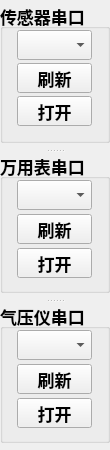
     <widget class="QSplitter" name="splitter_2">
      <property name="sizePolicy">
       <sizepolicy hsizetype="Preferred" vsizetype="Fixed">
        <horstretch>0</horstretch>
        <verstretch>0</verstretch>
       </sizepolicy>
      </property>
      <property name="minimumSize">
       <size>
        <width>110</width>
        <height>450</height>
       </size>
      </property>
      <property name="maximumSize">
       <size>
        <width>110</width>
        <height>430</height>
       </size>
      </property>
      <property name="orientation">
       <enum>Qt::Vertical</enum>
      </property>
      <widget class="QGroupBox" name="groupBox">
       <property name="minimumSize">
        <size>
         <width>95</width>
         <height>140</height>
        </size>
       </property>
       <property name="maximumSize">
        <size>
         <width>110</width>
         <height>140</height>
        </size>
       </property>
       <property name="font">
        <font>
         <pointsize>13</pointsize>
         <weight>75</weight>
         <bold>true</bold>
        </font>
       </property>
       <property name="title">
        <string>传感器串口</string>
       </property>
       <widget class="QPushButton" name="pushButton_2">
        <property name="geometry">
         <rect>
          <x>17</x>
          <y>93</y>
          <width>75</width>
          <height>30</height>
         </rect>
        </property>
        <property name="minimumSize">
         <size>
          <width>75</width>
          <height>30</height>
         </size>
        </property>
        <property name="font">
         <font>
          <pointsize>13</pointsize>
          <weight>75</weight>
          <bold>true</bold>
         </font>
        </property>
        <property name="styleSheet">
         <string notr="true"/>
        </property>
        <property name="text">
         <string>打开</string>
        </property>
       </widget>
       <widget class="QPushButton" name="pushButton">
        <property name="geometry">
         <rect>
          <x>17</x>
          <y>60</y>
          <width>75</width>
          <height>30</height>
         </rect>
        </property>
        <property name="minimumSize">
         <size>
          <width>75</width>
          <height>30</height>
         </size>
        </property>
        <property name="font">
         <font>
          <pointsize>13</pointsize>
          <weight>75</weight>
          <bold>true</bold>
         </font>
        </property>
        <property name="styleSheet">
         <string notr="true"/>
        </property>
        <property name="text">
         <string>刷新</string>
        </property>
       </widget>
       <widget class="QComboBox" name="comboBox">
        <property name="geometry">
         <rect>
          <x>17</x>
          <y>27</y>
          <width>75</width>
          <height>30</height>
         </rect>
        </property>
        <property name="minimumSize">
         <size>
          <width>0</width>
          <height>30</height>
         </size>
        </property>
        <property name="maximumSize">
         <size>
          <width>75</width>
          <height>16777215</height>
         </size>
        </property>
        <property name="font">
         <font>
          <pointsize>13</pointsize>
         </font>
        </property>
       </widget>
      </widget>
      <widget class="QGroupBox" name="groupBox_2">
       <property name="minimumSize">
        <size>
         <width>95</width>
         <height>140</height>
        </size>
       </property>
       <property name="maximumSize">
        <size>
         <width>110</width>
         <height>140</height>
        </size>
       </property>
       <property name="font">
        <font>
         <pointsize>13</pointsize>
         <weight>75</weight>
         <bold>true</bold>
        </font>
       </property>
       <property name="title">
        <string>万用表串口</string>
       </property>
       <widget class="QComboBox" name="comboBox_2">
        <property name="geometry">
         <rect>
          <x>17</x>
          <y>27</y>
          <width>75</width>
          <height>30</height>
         </rect>
        </property>
        <property name="minimumSize">
         <size>
          <width>0</width>
          <height>30</height>
         </size>
        </property>
        <property name="maximumSize">
         <size>
          <width>75</width>
          <height>16777215</height>
         </size>
        </property>
        <property name="font">
         <font>
          <pointsize>13</pointsize>
         </font>
        </property>
       </widget>
       <widget class="QPushButton" name="pushButton_4">
        <property name="geometry">
         <rect>
          <x>17</x>
          <y>95</y>
          <width>75</width>
          <height>30</height>
         </rect>
        </property>
        <property name="minimumSize">
         <size>
          <width>75</width>
          <height>30</height>
         </size>
        </property>
        <property name="font">
         <font>
          <pointsize>13</pointsize>
          <weight>75</weight>
          <bold>true</bold>
         </font>
        </property>
        <property name="styleSheet">
         <string notr="true"/>
        </property>
        <property name="text">
         <string>打开</string>
        </property>
       </widget>
       <widget class="QPushButton" name="pushButton_3">
        <property name="geometry">
         <rect>
          <x>17</x>
          <y>61</y>
          <width>75</width>
          <height>30</height>
         </rect>
        </property>
        <property name="minimumSize">
         <size>
          <width>75</width>
          <height>30</height>
         </size>
        </property>
        <property name="font">
         <font>
          <pointsize>13</pointsize>
          <weight>75</weight>
          <bold>true</bold>
         </font>
        </property>
        <property name="styleSheet">
         <string notr="true"/>
        </property>
        <property name="text">
         <string>刷新</string>
        </property>
       </widget>
      </widget>
      <widget class="QGroupBox" name="groupBox_3">
       <property name="minimumSize">
        <size>
         <width>95</width>
         <height>140</height>
        </size>
       </property>
       <property name="maximumSize">
        <size>
         <width>110</width>
         <height>140</height>
        </size>
       </property>
       <property name="font">
        <font>
         <pointsize>13</pointsize>
         <weight>75</weight>
         <bold>true</bold>
        </font>
       </property>
       <property name="title">
        <string>气压仪串口</string>
       </property>
       <widget class="QComboBox" name="comboBox_3">
        <property name="geometry">
         <rect>
          <x>17</x>
          <y>27</y>
          <width>75</width>
          <height>30</height>
         </rect>
        </property>
        <property name="sizePolicy">
         <sizepolicy hsizetype="Fixed" vsizetype="Fixed">
          <horstretch>0</horstretch>
          <verstretch>0</verstretch>
         </sizepolicy>
        </property>
        <property name="minimumSize">
         <size>
          <width>0</width>
          <height>30</height>
         </size>
        </property>
        <property name="maximumSize">
         <size>
          <width>75</width>
          <height>30</height>
         </size>
        </property>
        <property name="font">
         <font>
          <pointsize>13</pointsize>
         </font>
        </property>
       </widget>
       <widget class="QPushButton" name="pushButton_5">
        <property name="geometry">
         <rect>
          <x>17</x>
          <y>61</y>
          <width>75</width>
          <height>30</height>
         </rect>
        </property>
        <property name="minimumSize">
         <size>
          <width>75</width>
          <height>30</height>
         </size>
        </property>
        <property name="maximumSize">
         <size>
          <width>75</width>
          <height>30</height>
         </size>
        </property>
        <property name="font">
         <font>
          <pointsize>13</pointsize>
          <weight>75</weight>
          <bold>true</bold>
         </font>
        </property>
        <property name="styleSheet">
         <string notr="true"/>
        </property>
        <property name="text">
         <string>刷新</string>
        </property>
       </widget>
       <widget class="QPushButton" name="pushButton_6">
        <property name="geometry">
         <rect>
          <x>17</x>
          <y>95</y>
          <width>75</width>
          <height>30</height>
         </rect>
        </property>
        <property name="minimumSize">
         <size>
          <width>75</width>
          <height>30</height>
         </size>
        </property>
        <property name="maximumSize">
         <size>
          <width>75</width>
          <height>30</height>
         </size>
        </property>
        <property name="font">
         <font>
          <pointsize>13</pointsize>
          <weight>75</weight>
          <bold>true</bold>
         </font>
        </property>
        <property name="styleSheet">
         <string notr="true"/>
        </property>
        <property name="text">
         <string>打开</string>
        </property>
       </widget>
      </widget>
     </widget>
